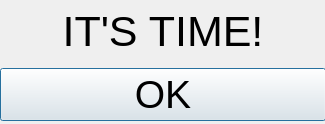
<?xml version="1.0" encoding="UTF-8"?>
<ui version="4.0">
 <class>FinishSignal</class>
 <widget class="QDialog" name="FinishSignal">
  <property name="geometry">
   <rect>
    <x>0</x>
    <y>0</y>
    <width>325</width>
    <height>124</height>
   </rect>
  </property>
  <property name="windowTitle">
   <string>Dialog</string>
  </property>
  <widget class="QWidget" name="verticalLayoutWidget">
   <property name="geometry">
    <rect>
     <x>0</x>
     <y>0</y>
     <width>326</width>
     <height>121</height>
    </rect>
   </property>
   <layout class="QVBoxLayout" name="verticalLayout">
    <item>
     <widget class="QLabel" name="Finished">
      <property name="font">
       <font>
        <pointsize>32</pointsize>
       </font>
      </property>
      <property name="text">
       <string>IT'S TIME!</string>
      </property>
      <property name="alignment">
       <set>Qt::AlignCenter</set>
      </property>
     </widget>
    </item>
    <item>
     <widget class="QPushButton" name="OK">
      <property name="font">
       <font>
        <pointsize>29</pointsize>
       </font>
      </property>
      <property name="text">
       <string>OK</string>
      </property>
     </widget>
    </item>
   </layout>
  </widget>
 </widget>
 <resources/>
 <connections/>
</ui>
